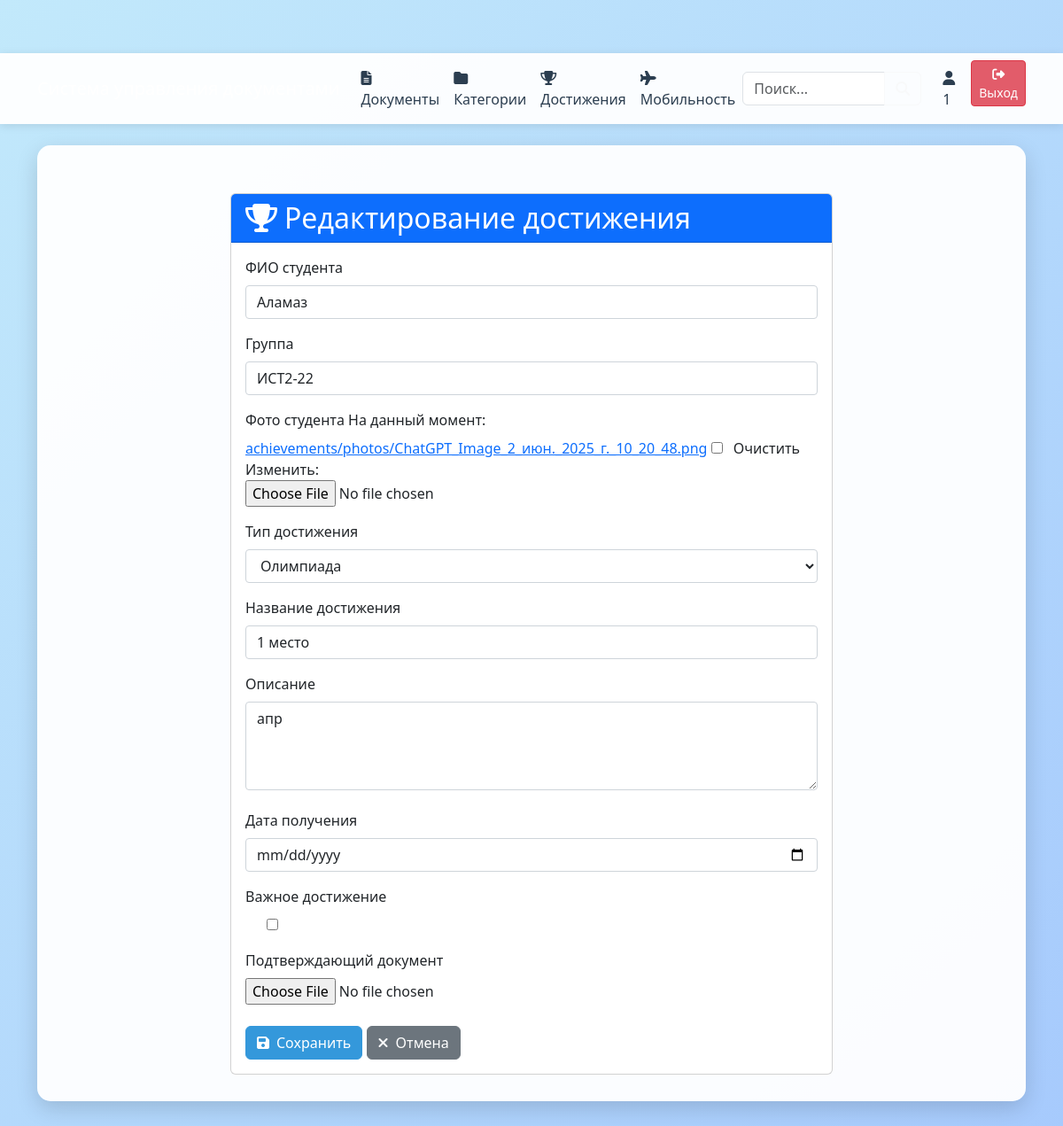
/dostijeniya/1/update/ (signed in), run on the app's committed database.
### main/models.py (models this page shows, shortened)
class StudentAchievement(models.Model):
    ACHIEVEMENT_TYPES = [
        ('olympiad', 'Олимпиада'),
        ('certificate', 'Сертификат'),
        ('award', 'Награда'),
        ('other', 'Другое'),
    ]
    student_name = models.CharField(max_length=255, verbose_name='ФИО студента')
    group = models.CharField(max_length=50, verbose_name='Группа')
    photo = models.ImageField(upload_to='achievements/photos/', blank=True, null=True, verbose_name='Фото студента')
    achievement_type = models.CharField(max_length=20, choices=ACHIEVEMENT_TYPES, verbose_name='Тип достижения')
    title = models.CharField(max_length=255, verbose_name='Название достижения')
    description = models.TextField(blank=True, verbose_name='Описание')
    date_received = models.DateField(verbose_name='Дата получения')
    is_important = models.BooleanField(default=False, verbose_name='Важное достижение')
    document = models.FileField(upload_to='achievements/documents/', blank=True, null=True, verbose_name='Подтверждающий документ')
    created_at = models.DateTimeField(auto_now_add=True)
    updated_at = models.DateTimeField(auto_now=True)
    class Meta:
        verbose_name = 'Достижение студента'
        verbose_name_plural = 'Достижения студентов'
        ordering = ['-date_received']

### main/views.py (the view)
# urls.py: path('dostijeniya/<int:pk>/update/', views.achievement_update, name='achievement_update'),
@admin_required
def achievement_update(request, pk):
    achievement = get_object_or_404(StudentAchievement, pk=pk)
    if request.method == 'POST':
        form = StudentAchievementForm(request.POST, request.FILES, instance=achievement)
        if form.is_valid():
            form.save()
            messages.success(request, 'Достижение успешно обновлено')
            return redirect('dostijeniya')
    else:
        form = StudentAchievementForm(instance=achievement)
    return render(request, 'main/achievement_form.html', {
        'form': form,
        'title': 'Редактирование достижения'
    })

### main/forms.py
class StudentAchievementForm(forms.ModelForm):
    class Meta:
        model = StudentAchievement
        fields = ['student_name', 'group', 'photo', 'achievement_type', 'title',
                 'description', 'date_received', 'is_important', 'document']
        widgets = {
            'date_received': forms.DateInput(attrs={'type': 'date'}),
            'description': forms.Textarea(attrs={'rows': 3}),
        }

### templates/main/achievement_form.html (shortened to what this page needs)
{% extends 'main.html' %}
{% block content %}
<div class="container mt-4">
    <div class="row justify-content-center">
        <div class="col-md-8">
            <div class="card">
                <div class="card-header bg-primary text-white">
                    <h2 class="card-title mb-0">
                        <i class="fas fa-trophy me-2"></i>{{ title }}
                    </h2>
                </div>
                <div class="card-body">
                    <form method="post" enctype="multipart/form-data" novalidate>
                        {% for field in form %}
                            <div class="mb-3">
                                <label for="{{ field.id_for_label }}" class="form-label">{{ field.label }}</label>
                                {% if field.field.widget.input_type == 'checkbox' %}
                                    <div class="form-check">
                                        {{ field }}
                                    </div>
                                {% elif field.field.widget.input_type == 'file' %}
                                    {{ field }}
                                {% else %}
                                    {{ field }}
                                {% endif %}
                            </div>
                        {% endfor %}
                        <div class="mt-4">
                            <button type="submit" class="btn btn-primary">
                                <i class="fas fa-save me-2"></i>Сохранить
                            </button>
                            <a href="{% url 'dostijeniya' %}" class="btn btn-secondary">
                                <i class="fas fa-times me-2"></i>Отмена
                            </a>
                        </div>
                    </form>
                </div>
            </div>
        </div>
    </div>
</div>
{% endblock %}

### templates/main.html (shortened to what this page needs)
<!DOCTYPE html>
<html lang="ru">
<head>
    <link href="https://cdn.jsdelivr.net/npm/bootstrap@5.3.6/dist/css/bootstrap.min.css" rel="stylesheet">
    <link rel="stylesheet" href="https://cdnjs.cloudflare.com/ajax/libs/font-awesome/6.4.0/css/all.min.css">
</head>
<body>
    <nav class="navbar navbar-expand-lg navbar-dark bg-dark">
        <div class="container">
            <a class="navbar-brand" href="{% url 'home' %}">Система управления документами</a>
            <div class="collapse navbar-collapse" id="navbarNav">
                <ul class="navbar-nav me-auto">
                    <li class="nav-item">
                        <a class="nav-link" href="{% url 'document_list' %}">
                            <i class="fas fa-file-alt"></i> Документы
                        </a>
                    </li>
                    <li class="nav-item">
                        <a class="nav-link" href="{% url 'category_list' %}">
                            <i class="fas fa-folder"></i> Категории
                        </a>
                    </li>
                    <li class="nav-item">
                        <a class="nav-link" href="{% url 'dostijeniya' %}">
                            <i class="fas fa-trophy"></i> Достижения
                        </a>
                    </li>
                    <li class="nav-item">
                        <a class="nav-link" href="{% url 'mobilnost' %}">
                            <i class="fas fa-plane"></i> Мобильность
                        </a>
                    </li>
                </ul>
                <form class="d-flex me-3" action="{% url 'search' %}" method="get">
                    <div class="input-group">
                        <input class="form-control" type="search" name="q" placeholder="Поиск..."
                               value="{{ request.GET.q|default:'' }}" aria-label="Search">
                        <button class="btn btn-outline-light" type="submit">
                            <i class="fas fa-search"></i>
                        </button>
                    </div>
                </form>
                <ul class="navbar-nav">
                    {% if user.is_authenticated %}
                    <li class="nav-item">
                        <span class="nav-link text-light">
                            <i class="fas fa-user"></i> {{ user.username }}
                        </span>
                    </li>
                    <li class="nav-item">
                        <form method="post" action="{% url 'logout' %}" style="display: inline;">
                            <button type="submit" class="btn btn-sm logout-btn" style="margin-left: 10px;" title="Выйти из системы">
                                <i class="fas fa-sign-out-alt"></i> Выход
                            </button>
                        </form>
                    </li>
                    {% else %}
                    <li class="nav-item">
                        <a class="nav-link text-light" href="{% url 'login' %}">
                            <i class="fas fa-sign-in-alt"></i> Вход
                        </a>
                    </li>
                    {% endif %}
                </ul>
            </div>
        </div>
    </nav>
    <div class="container mt-4">
        <div class="main-container">
            {% block content %}
            {% endblock %}
        </div>
    </div>
</body>
</html>

### templates/main.html (style rules this page uses)
body { font-family: 'Segoe UI', Tahoma, Geneva, Verdana, sans-serif; background: linear-gradient(-45deg, #a1ffce, #faffd1, #ffecd2, #fcb69f, #a1c4fd, #c2e9fb); background-size: 600% 600%; animation: gradientBG 20s ease infinite; min-height: 100vh; padding-top: 60px; }
.main-container { background-color: rgba(255, 255, 255, 0.95); border-radius: 15px; box-shadow: 0 8px 24px rgba(0, 0, 0, 0.15); padding: 30px; margin-bottom: 30px; }
.navbar { background-color: rgba(255, 255, 255, 0.95) !important; box-shadow: 0 2px 10px rgba(0, 0, 0, 0.1); }
.nav-link { color: #2c3e50 !important; transition: color 0.3s ease; }
.logout-btn { opacity: 1 !important; visibility: visible !important; display: inline-block !important; background-color: rgba(220, 53, 69, 0.8) !important; border: 1px solid #dc3545 !important; color: #fff !important; font-weight: 500; transition: all 0.3s ease; }
.btn-primary { background-color: #3498db; border-color: #3498db; }

### templates/main/achievement_form.html (style rules this page uses)
form input[type="text"], form input[type="date"], form select, form textarea { width: 100%; padding: 0.375rem 0.75rem; font-size: 1rem; font-weight: 400; line-height: 1.5; color: #212529; background-color: #fff; background-clip: padding-box; border: 1px solid #ced4da; border-radius: 0.25rem; transition: border-color .15s ease-in-out,box-shadow .15s ease-in-out; }
form input[type="file"] { width: 100%; }
form input[type="checkbox"] { margin-right: 0.5rem; }
form textarea { min-height: 100px; }
form select { height: calc(1.5em + 0.75rem + 2px); }

### data on the page
StudentAchievement: form "Аламаз" "ИСТ2-22" "Олимпиада" "1 место" "апр"

### other printed values
{{ user.username }} "1"
{{ title }} "Редактирование достижения"
{{ field.label }} "ФИО студента" "Группа" "Фото студента" "Тип достижения" "Название достижения" "Описание" "Дата получения" "Важное достижение" "Подтверждающий документ"
